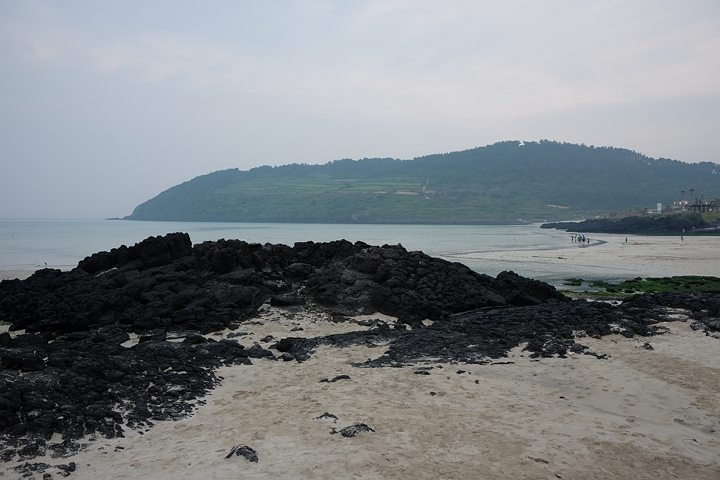
#> input picture Local Feature/img1.jpg, 720 x 480 px
$ python local_feature_03.py
#> lines starting #> are read from the running program, lines starting #| are printed output that depends on the picture; after the words box and inside, x2 and y2 are one past the last pixel; in counts of white or black regions, pixels touching at a corner belong together
import cv2 as cv
import matplotlib.pyplot as plt
import numpy as np

# 이미지 로드 및 그레이스케일 변환
img1 = cv.imread('img1.jpg')
#> img1 is the input picture: shape (480, 720, 3); mean B, G, R 134.2, 130.6, 125.7
gray1 = cv.cvtColor(img1, cv.COLOR_BGR2GRAY)
img2 = cv.imread('img2.jpg')
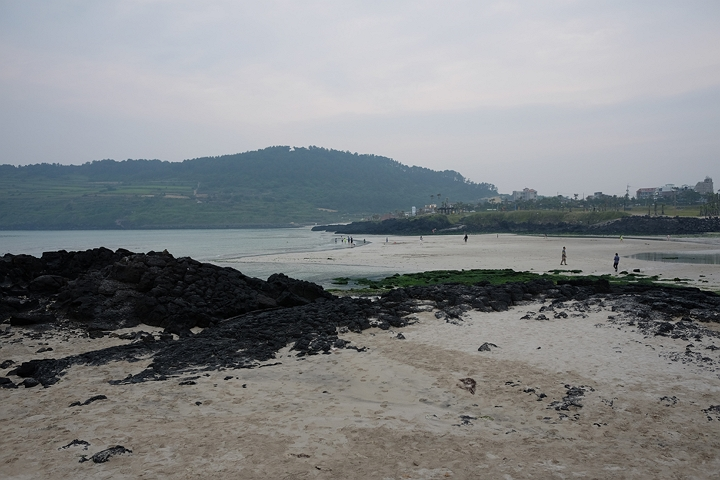
#> input picture Local Feature/img2.jpg, 720 x 480 px
#> img2 is the input picture: shape (480, 720, 3); mean B, G, R 134.4, 132.3, 129.6
gray2 = cv.cvtColor(img2, cv.COLOR_BGR2GRAY)
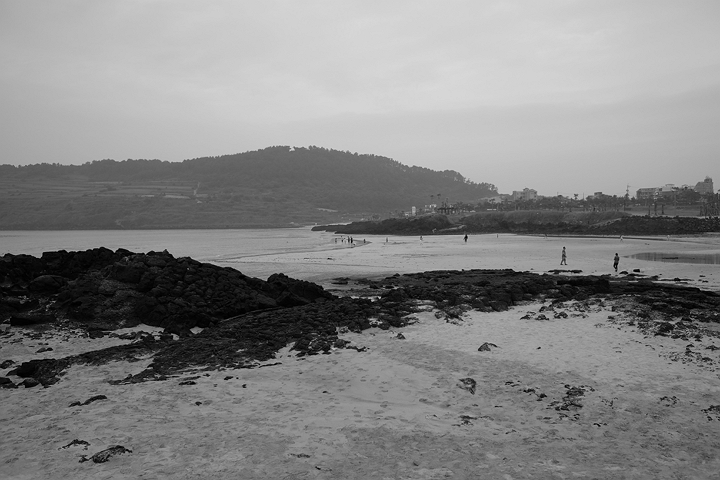
#> gray2: shape (480, 720); min 0, max 218, mean 131.7

# SIFT 특징점 검출 및 기술자 계산
sift = cv.SIFT_create()
kp1, des1 = sift.detectAndCompute(gray1, None)
#> kp1 = 927 keypoints; strongest (x, y, size): (619, 303, 2.6), (427, 373, 2.2), (205, 368, 1.9), (440, 367, 2.1)
kp2, des2 = sift.detectAndCompute(gray2, None)
#> kp2 = 965 keypoints; strongest (x, y, size): (466, 237, 2), (638, 270, 2.3), (635, 270, 1.9), (244, 386, 2.5)

# BFMatcher를 이용한 매칭
bf = cv.BFMatcher()
matches = bf.knnMatch(des1, des2, k=2)
#> matches = 927 matches

# 좋은 매칭점 선택 (ratio test)
T = 0.4
good_match = []
for nearest1, nearest2 in matches:
    if (nearest1.distance / nearest2.distance) < T:
        good_match.append(nearest1)
#> after the loop, good_match = 148 matches

# 좌표 추출
points1 = np.float32([kp1[gm.queryIdx].pt for gm in good_match]).reshape(-1, 1, 2)
#> points1 = 148 rows, first 8: [273.6, 319.4], [280.3, 353.7], [282.9, 319.8], [283.3, 314.1], [291.9, 245.8], [293.9, 334.6], [296.1, 321.5], [298.9, 287.5]
points2 = np.float32([kp2[gm.trainIdx].pt for gm in good_match]).reshape(-1, 1, 2)
#> points2 = 148 rows, first 8: [14.52, 340.9], [21.52, 379.8], [26.68, 340.8], [27.56, 334.1], [39.27, 255.8], [40.77, 356.3], [43.51, 341.1], [47.97, 302.7]

# Homography 계산
H, mask = cv.findHomography(points1, points2, cv.RANSAC)
#> H = [[1.6, -0.0739, -397.3], [0.173, 1.38, -73.13], [0.000863, -5.43e-05, 1]]; mask = 148 values, max 1 at index 0, min 0 at index 4, mean 0.912

# 이미지 크기
h, w, _ = img2.shape
#> h = 480; w = 720

# 원본 이미지의 테두리를 변환
box1 = np.float32([[0, 0], [0, h-1], [w-1, h-1], [w-1, 0]]).reshape(-1, 1, 2)
#> box1 = [[0, 0], [0, 479], [719, 479], [719, 0]]
box2 = cv.perspectiveTransform(box1, H)
#> box2 = [[-397.3, -73.13], [-444.3, 604.3], [452.2, 447.4], [466.8, 31.81]]

# 변환된 이미지의 경계 상자 찾기
x, y, w, h = cv.boundingRect(box2)
#> x = -445; y = -74; w = 912; h = 679

# 새로운 직사각형을 위한 box1과 box2 설정
rect_corners = np.float32([[x, y], [x, y+h], [x+w, y+h], [x+w, y]]).reshape(-1, 1, 2)
#> rect_corners = [[-445, -74], [-445, 605], [467, 605], [467, -74]]
dst_corners = np.float32([[0, 0], [0, h], [w, h], [w, 0]]).reshape(-1, 1, 2)
#> dst_corners = [[0, 0], [0, 679], [912, 679], [912, 0]]

rect_corners = np.where(rect_corners < 0, 0, rect_corners)
#> rect_corners = [[0, 0], [0, 605], [467, 605], [467, 0]]

# 새로운 변환 행렬 계산
M = cv.getPerspectiveTransform(rect_corners, dst_corners)
#> M = [[1.95, 0, 0], [0, 1.12, 0], [0, 0, 1]]

# 변환 적용
aligned_img = cv.warpPerspective(img2, M, (w, h))

# **자동 크롭을 적용해 검은 영역 제거**
gray_aligned = cv.cvtColor(aligned_img, cv.COLOR_BGR2GRAY)
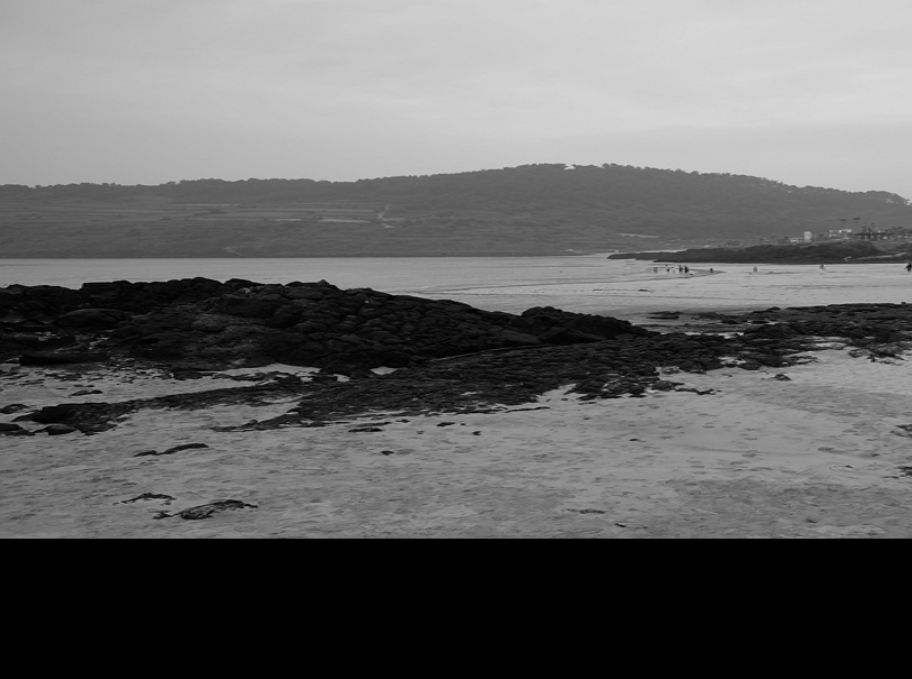
#> gray_aligned: shape (679, 912); min 0, max 217, mean 101
_, thresh = cv.threshold(gray_aligned, 1, 255, cv.THRESH_BINARY)
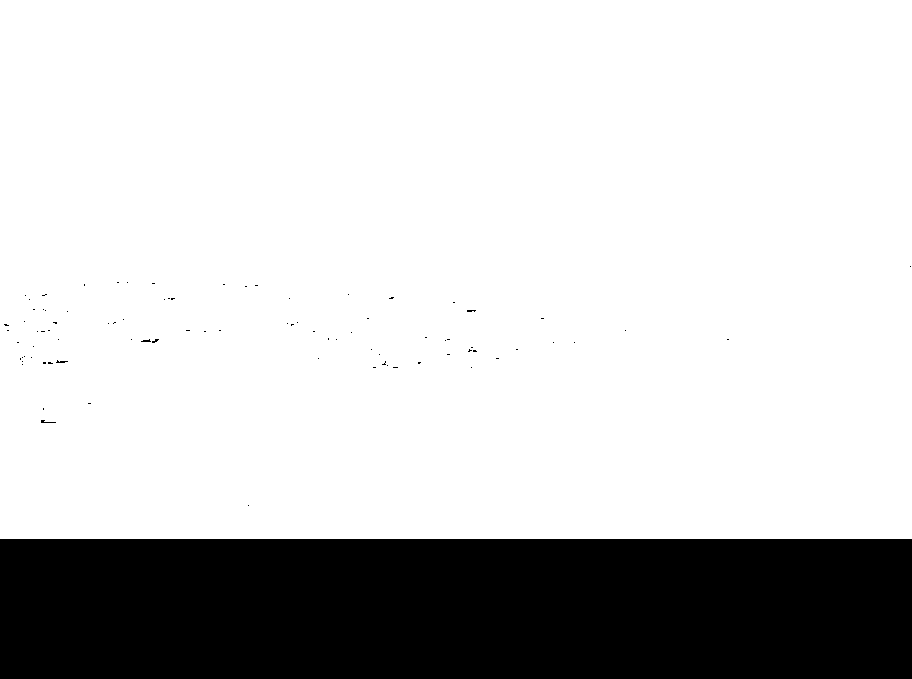
#> thresh: shape (679, 912); 79.3% white; 87 black regions (84 under 20 px), largest, box (x1, y1, x2, y2) and area: (0, 539, 912, 679) 127680, (41, 420, 56, 423) 22, (56, 360, 68, 363) 20
contours, _ = cv.findContours(thresh, cv.RETR_EXTERNAL, cv.CHAIN_APPROX_SIMPLE)
#> contours = [[[0, 0], [0, 538], [911, 538], [911, 0]]]

# 가장 큰 외곽 영역 찾기
x, y, w, h = cv.boundingRect(contours[0])
#> x = 0; y = 0; h = 539
aligned_img = aligned_img[y:y+h, x:x+w]  # 크롭
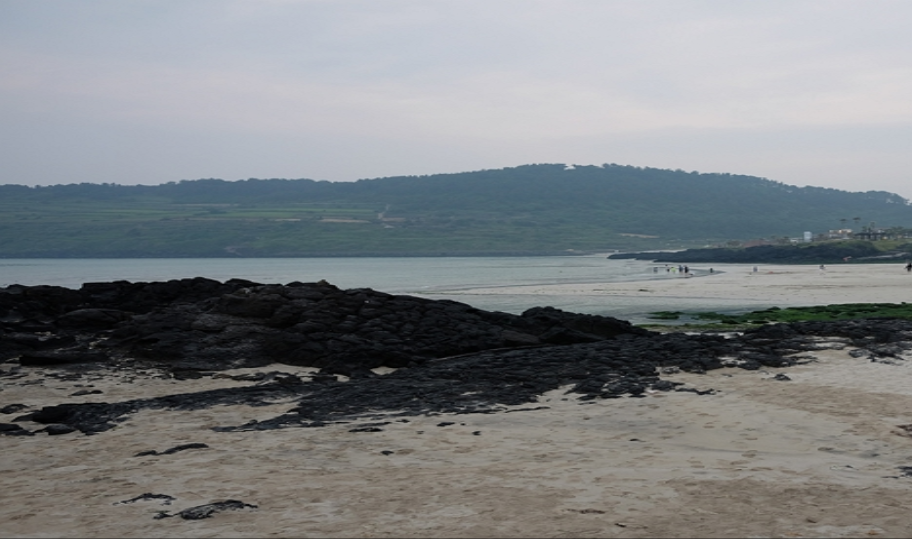
#> aligned_img: shape (539, 912, 3); mean B, G, R 130.8, 128.1, 124.3

cv.polylines(img2,[np.int32(rect_corners)],True,(0,255,0),8)
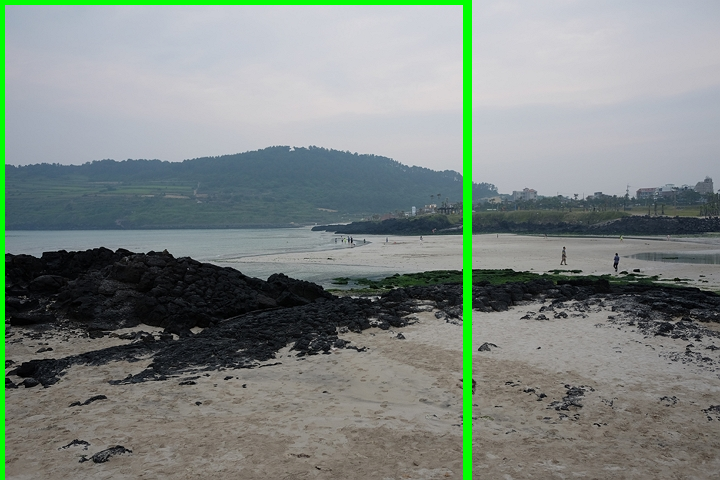
#> img2: shape (480, 720, 3); 2.61% of pixels changed, all inside (x1, y1, x2, y2) = (0, 0, 472, 480)

# 원래 크기로 맞춤 (비율 유지)
aligned_img = cv.resize(aligned_img, (img2.shape[1], img2.shape[0]), interpolation=cv.INTER_LINEAR)
#> aligned_img: shape (480, 720, 3)

# 매칭된 점들 시각화
img_match = np.empty((h, w + w, 3), dtype=np.uint8)
dst = cv.drawMatches(img1, kp1, img2, kp2, good_match, img_match, flags=cv.DrawMatchesFlags_NOT_DRAW_SINGLE_POINTS)

# 결과 출력
plt.figure(figsize=(10, 6))

plt.subplot(2, 1, 1)
plt.imshow(dst)
plt.title('Original')
plt.axis('off')

aligned_img = cv.drawMatches(img1, kp1, aligned_img, kp2, None, None, flags=cv.DrawMatchesFlags_NOT_DRAW_SINGLE_POINTS)
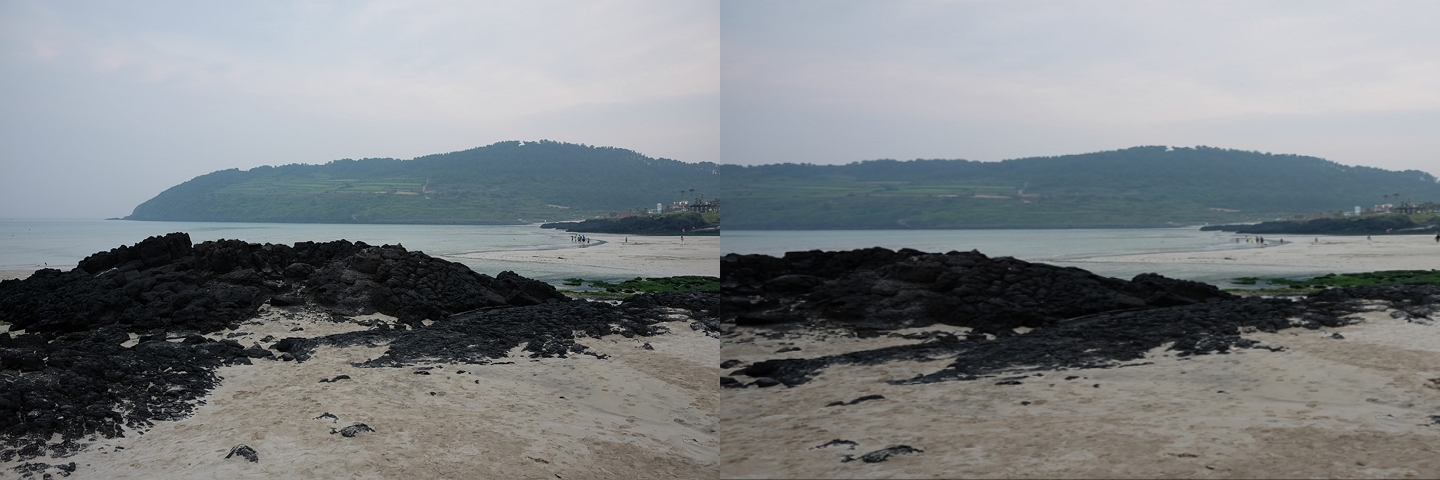
#> aligned_img: shape (480, 1440, 3); mean B, G, R 132.5, 129.3, 125

plt.subplot(2, 1, 2)
plt.imshow(aligned_img)
plt.title('Result')
plt.axis('off')

plt.show()
#> figure, not shown here; B, G, R data is drawn as R, G, B
